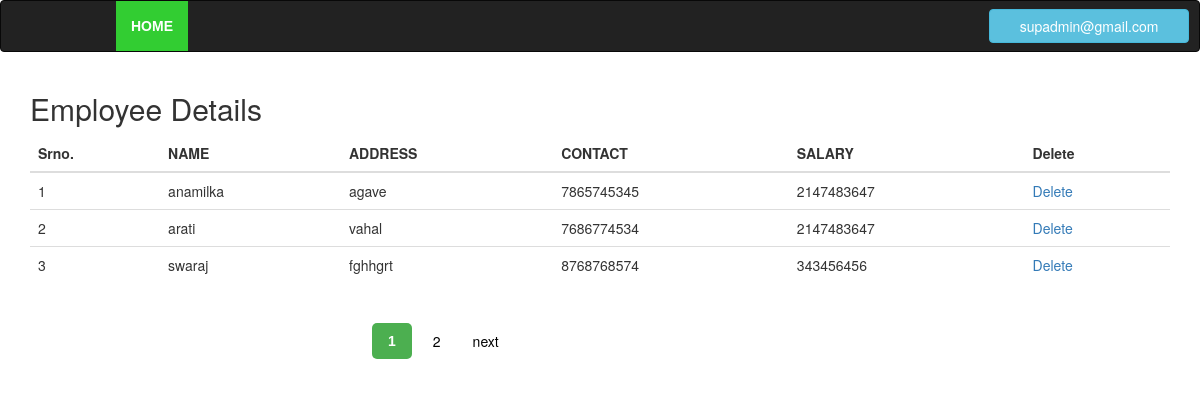
The page /admin/viewemployee.php (signed in) on the database as committed earlier.
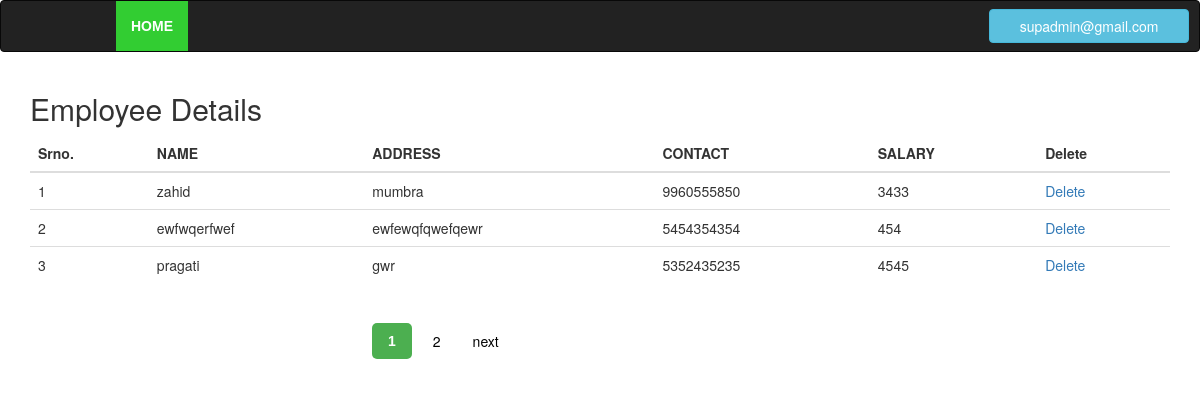
The same page on the database as committed later.
### tables this page shows
CREATE TABLE `add1` (
  `Address_id` int(100) NOT NULL,
  `id` varchar(36) NOT NULL,
  `name` varchar(32) NOT NULL,
  `address` varchar(32) NOT NULL,
  `contact` varchar(10) NOT NULL,
  `salary` int(10) NOT NULL
);

### admin/viewemployee.php (the view, shortened to what this page needs)
<!DOCTYPE html>
<html lang="en">
    <?php if(isset($_SESSION['flag'])){ ?>
<head>
  <link rel="stylesheet" href="https://maxcdn.bootstrapcdn.com/bootstrap/3.3.7/css/bootstrap.min.css">
</head>
<body>
<nav class="navbar navbar-inverse">
  <div class="container-fluid">
<ul class="nav navbar-nav">
      <li class="active"><a href="navv1.php">HOME</a></li>
   </ul>
       <ul class="nav  navbar-right">
     <ul class="dropdown">
        <button type="button" class="btn btn-info dropdown-toggle" data-toggle="dropdown"><?php echo $_SESSION['flag'];?></button>
           </ul>
    </ul>
      </div>
   </nav>
<div class="container">
   <h2>Employee Details</h2>
        <?php
$servername = "localhost";
$username = "root";
$password = "";
$dbname = "form";
$conn = new mysqli($servername, $username, $password, $dbname);
    $paa = $_GET['page'];
    if($paa=="" || $paa=="1")
        {
            $page1=0;
        }
   else
    {
      $page1=($paa*3)-3;
    }
$sql = "SELECT * FROM `add1` ORDER BY Address_id desc limit $page1,3";
   $result = $conn->query($sql);
     $sql1 = "SELECT * FROM `add1` ORDER BY Address_id desc";
   $result1 = $conn->query($sql1);
?>
</div>
<div class="container">
  <table class="table">
    <thead>
      <tr>
        <th>Srno.</th>
        <th>NAME</th>
        <th>ADDRESS</th>
        <th>CONTACT</th>
        <th>SALARY</th>
        <th>Delete</th>
      </tr>
    </thead>
    <tbody>
        <?php $i=0; while($row = $result->fetch_assoc()){ ?>
      <tr>
          <td><?php $i++; echo $i; ?></td>
        <td><?php echo $row['name']; ?></td>
        <td><?php echo $row['address']; ?></td>
        <td><?php echo $row['contact']; ?></td>
        <td><?php echo $row['salary']; ?></td>
          <td> <a href="dbdlt.php?id=<?php echo $row['id']; ?>" onclick="return confirm('Do you want to delete this ? ');">Delete</a></td>
        </tr>
      <?php } ?>
    </tbody>
  </table>
    <div class="pagination">
    <?php
    $count=mysqli_num_rows($result1);
    $p=$count/3;
   $p=ceil($p);
                      for($i=1;$i<=$p;$i++)
                                       {
                                           ?>
    <a href="viewemployee.php?page=<?php echo $i;?>" <?php if($_GET['page'] == $i){echo 'class="active"';} ?> ><?php echo $i;?></a><?php
                                       }
                                    ?>
       <?php if($_GET['page'] != $p){ ?>
        <a href="viewemployee.php?page=<?=$_GET['page']+1 ?>">next</a>
        <?php } ?>
    </div>
    </div>
</body>
    <?php }else header("location:index.php");?>
</html>

### admin/viewemployee.php (style rules this page uses)
.navbar-nav li a:hover,.navbar-nav li.active a { color:white !important; background-color: limegreen !important; }
.nav { margin-left: 100px; }
.btn { margin-top: 8px; margin-right: 10px; width: 200px; }
.active { font-family: "museo-sans", helvetica, sans-serif; font-weight: bold; }
.pagination { display: inline-block; margin-left: 30%; }
.pagination a { color: black; float: left; padding: 8px 16px; text-decoration: none; }
.pagination a.active { background-color: #4CAF50; color: white; border-radius: 5px; margin-right: 5px; }

Rows that differ between the two databases and show on the page:
removed add1: name "anamilka", address "agave", contact "7865745345", salary "2147483647"
removed add1: name "arati", address "vahal", contact "7686774534", salary "2147483647"
removed add1: name "swaraj", address "fghhgrt", contact "8768768574", salary "343456456"
added add1: name "zahid", address "mumbra", contact "9960555850", salary "3433"
added add1: name "ewfwqerfwef", address "ewfewqfqwefqewr", contact "5454354354", salary "454"
added add1: name "pragati", address "gwr", contact "5352435235", salary "4545"
